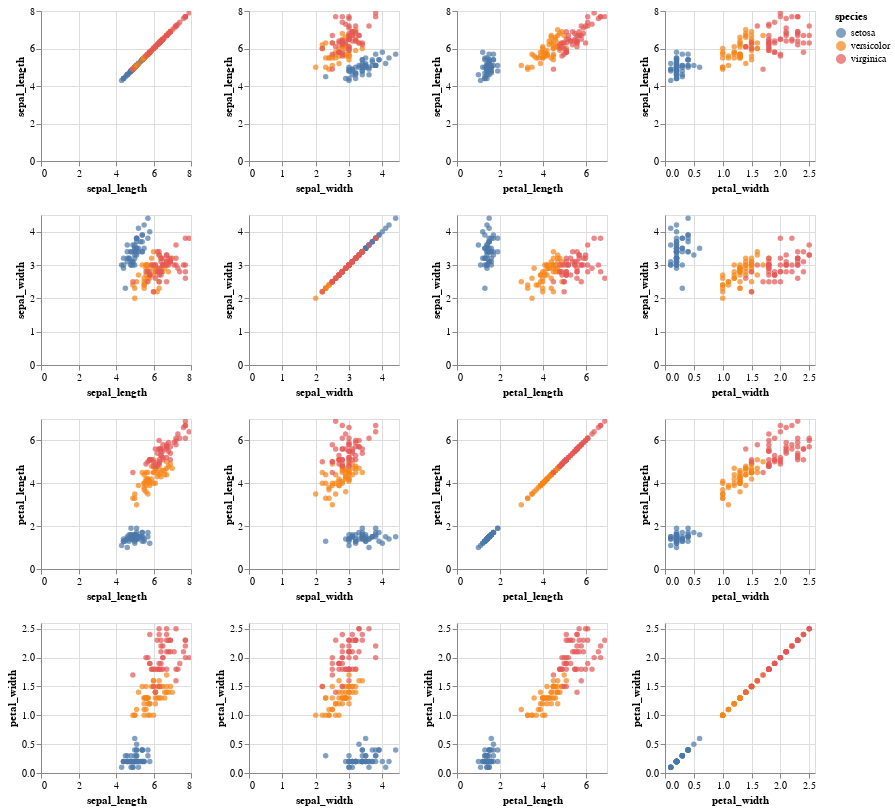

Write notebook code for a chart like this one.
### Code cell
import altair as alt
from vega_datasets import data

source = data.iris()

alt.Chart(iris).mark_circle().encode(
    alt.X(alt.repeat("column"), type='quantitative'),
    alt.Y(alt.repeat("row"), type='quantitative'),
    color='species'
).properties(
    width=150,
    height=150
).repeat(
    row=['sepal_length', 'sepal_width', 'petal_length', 'petal_width'],
    column=['sepal_length', 'sepal_width', 'petal_length', 'petal_width']
).interactive()

### Figure 1 — Vega-Lite specification as saved in the notebook (floating-point values rounded to 4 significant figures; data arrays with more than 128 entries replaced by an {"elided": "..."} marker saying what was removed)
{"config": {"view": {"continuousWidth": 400, "continuousHeight": 300}}, "repeat": {"column": ["sepal_length", "sepal_width", "petal_length", "petal_width"], "row": ["sepal_length", "sepal_width", "petal_length", "petal_width"]}, "spec": {"data": {"name": "data-a4bd480ea976f54878a155ce12ba18ce"}, "mark": "circle", "encoding": {"color": {"type": "nominal", "field": "species"}, "x": {"type": "quantitative", "field": {"repeat": "column"}}, "y": {"type": "quantitative", "field": {"repeat": "row"}}}, "height": 150, "selection": {"selector002": {"type": "interval", "bind": "scales", "encodings": ["x", "y"]}}, "width": 150}, "$schema": "https://vega.github.io/schema/vega-lite/v4.8.1.json", "datasets": {"data-a4bd480ea976f54878a155ce12ba18ce": {"elided": "150 records"}}}
